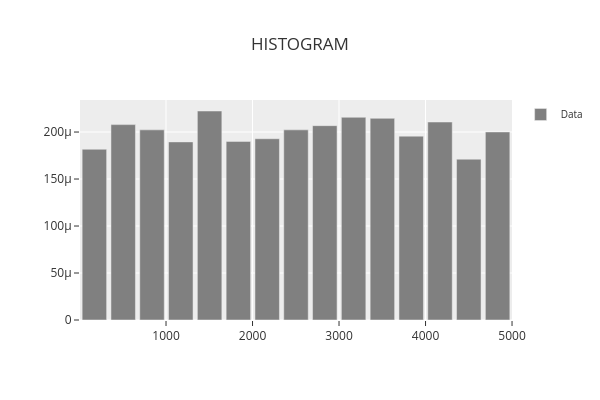

Notebook code for this chart:
### Code cell
phi.plot_histogram()

### Figure 1 — Plotly figure (JSON) as saved in the notebook; plotly's stock layout.template omitted (floating-point values rounded to 4 significant figures)
{"data": [{"marker": {"color": "rgba(128,128,128,1)"}, "name": "Data", "showlegend": true, "type": "bar", "x": [171.9, 504.9, 837.8, 1171.0, 1504.0, 1837.0, 2170.0, 2502.0, 2835.0, 3168.0, 3501.0, 3834.0, 4167.0, 4500.0, 4833.0], "y": [0.0001817, 0.0002079, 0.0002023, 0.0001895, 0.0002224, 0.0001901, 0.0001928, 0.0002023, 0.0002068, 0.0002157, 0.0002146, 0.0001956, 0.0002107, 0.0001711, 0.0002001]}], "layout": {"bargap": 0.15, "height": 400, "legend": {"font": {"size": 10}, "orientation": "v", "title": {"font": {"size": 10}}, "xanchor": "left", "y": 1, "yanchor": "auto"}, "title": {"text": "HISTOGRAM"}, "width": 600, "xaxis": {"title": {}}, "yaxis": {"title": {}}}}
